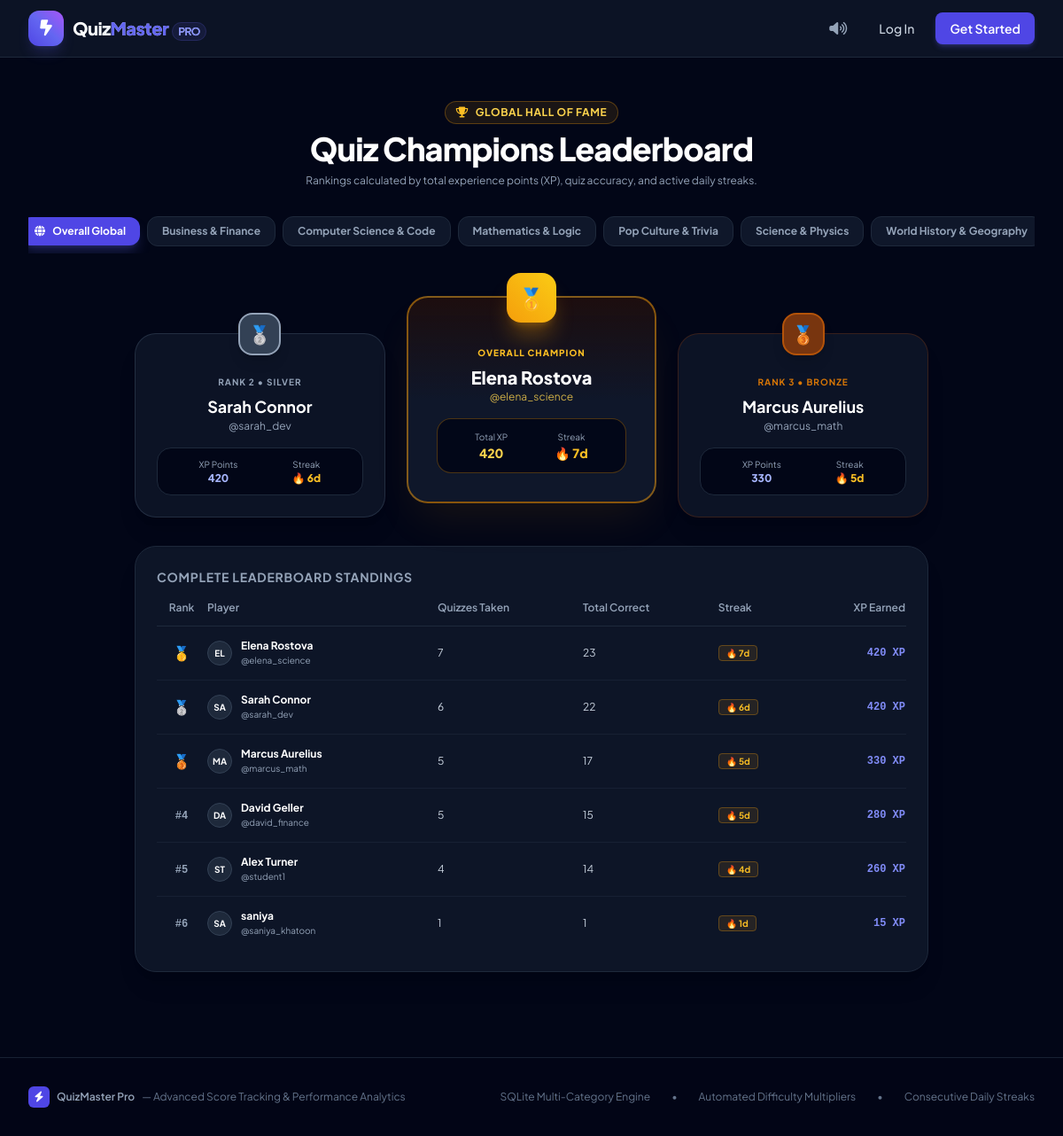
The app's page /leaderboard with its own data.
### tables this page shows
CREATE TABLE categories (
            id INTEGER PRIMARY KEY AUTOINCREMENT,
            name TEXT UNIQUE NOT NULL,
            slug TEXT UNIQUE NOT NULL,
            description TEXT,
            icon TEXT DEFAULT 'folder',
            color TEXT DEFAULT 'indigo'
        );

CREATE TABLE users (
            id INTEGER PRIMARY KEY AUTOINCREMENT,
            username TEXT UNIQUE NOT NULL,
            email TEXT UNIQUE NOT NULL,
            password_hash TEXT NOT NULL,
            full_name TEXT NOT NULL,
            avatar TEXT DEFAULT 'avatar1.png',
            role TEXT DEFAULT 'user', -- 'user' or 'admin'
            total_score INTEGER DEFAULT 0,
            xp INTEGER DEFAULT 0,
            quizzes_taken INTEGER DEFAULT 0,
            current_streak INTEGER DEFAULT 0,
            longest_streak INTEGER DEFAULT 0,
            last_quiz_date TEXT,
            created_at TIMESTAMP DEFAULT CURRENT_TIMESTAMP
        );

### app.py (the view)
@app.route('/leaderboard')
def leaderboard():
    category_id = request.args.get('category', 'all')
    categories = models.get_categories()
    rankings = models.get_leaderboard(category_id=category_id, limit=25)
    current_user_rank = None
    if 'user_id' in session:
        for idx, r in enumerate(rankings, 1):
            if r['id'] == session['user_id']:
                current_user_rank = r
                break
    return render_template(
        'leaderboard.html',
        categories=categories,
        rankings=rankings,
        selected_category=category_id,
        current_user_rank=current_user_rank
    )

### app.py (called while the page is built)
@app.context_processor
def inject_user():
    current_user = None
    if 'user_id' in session:
        current_user = models.get_user_by_id(session['user_id'])
    return dict(current_user=current_user)

### models.py (called while the page is built)
def get_db():
    conn = sqlite3.connect(DB_PATH)
    conn.row_factory = sqlite3.Row
    return conn

def get_categories():
    conn = get_db()
    cursor = conn.cursor()
    cursor.execute('''
        SELECT c.*, COUNT(q.id) as question_count
        FROM categories c
        LEFT JOIN questions q ON c.id = q.category_id
        GROUP BY c.id ORDER BY c.name ASC
    ''')
    cats = [dict(row) for row in cursor.fetchall()]
    conn.close()
    return cats

### templates/leaderboard.html (shortened to what this page needs)
{% extends "base.html" %}
{% block content %}
<div class="max-w-7xl mx-auto px-4 sm:px-6 lg:px-8 py-8 space-y-8">
    <div class="text-center max-w-2xl mx-auto space-y-2">
        <div class="inline-flex items-center gap-2 px-3 py-1 rounded-full text-xs font-bold uppercase tracking-wider bg-amber-500/10 text-amber-300 border border-amber-500/30">
            <i class="fa-solid fa-trophy text-amber-400"></i> Global Hall of Fame
        </div>
        <h1 class="text-3xl sm:text-4xl font-extrabold text-white tracking-tight">
            Quiz Champions Leaderboard
        </h1>
        <p class="text-xs text-slate-400">
            Rankings calculated by total experience points (XP), quiz accuracy, and active daily streaks.
        </p>
    </div>
    <div class="flex items-center justify-center gap-2 overflow-x-auto pb-2">
        <a href="{{ url_for('leaderboard', category='all') }}" class="px-4 py-2 rounded-xl text-xs font-bold transition-all whitespace-nowrap {{ 'bg-brand-600 text-white shadow-lg shadow-brand-500/25' if selected_category == 'all' or not selected_category else 'bg-slate-900 text-slate-400 hover:text-white border border-slate-800' }}">
            <i class="fa-solid fa-globe mr-1.5"></i> Overall Global
        </a>
        {% for cat in categories %}
        <a href="{{ url_for('leaderboard', category=cat.id) }}" class="px-4 py-2 rounded-xl text-xs font-bold transition-all whitespace-nowrap {{ 'bg-brand-600 text-white shadow-lg shadow-brand-500/25' if selected_category == cat.id|string else 'bg-slate-900 text-slate-400 hover:text-white border border-slate-800' }}">
            {{ cat.name }}
        </a>
        {% endfor %}
    </div>
    {% if rankings|length >= 3 %}
    <div class="grid grid-cols-1 md:grid-cols-3 gap-6 max-w-4xl mx-auto items-end pt-8">
        <div class="order-2 md:order-1 p-6 rounded-3xl bg-slate-900/80 border border-slate-700/60 text-center relative shadow-xl hover:-translate-y-1 transition-transform">
            <div class="absolute -top-6 left-1/2 -translate-x-1/2 w-12 h-12 rounded-2xl bg-slate-700 border-2 border-slate-400 flex items-center justify-center text-xl shadow-lg">
                🥈
            </div>
            <div class="mt-4">
                <span class="text-[10px] font-bold uppercase tracking-widest text-slate-400">Rank 2 • Silver</span>
                <h3 class="text-lg font-bold text-white mt-1">{{ rankings[1].full_name }}</h3>
                <p class="text-xs text-slate-400">@{{ rankings[1].username }}</p>
                <div class="mt-4 py-2.5 px-4 rounded-2xl bg-slate-950 border border-slate-800 flex items-center justify-around text-xs">
                    <div>
                        <span class="text-slate-400 block text-[10px]">XP Points</span>
                        <span class="font-extrabold text-indigo-300">{{ rankings[1].total_xp }}</span>
                    </div>
                    <div>
                        <span class="text-slate-400 block text-[10px]">Streak</span>
                        <span class="font-extrabold text-amber-400">🔥 {{ rankings[1].current_streak }}d</span>
                    </div>
                </div>
            </div>
        </div>
        <div class="order-1 md:order-2 p-8 rounded-3xl bg-gradient-to-b from-amber-950/40 via-slate-900 to-slate-900 border-2 border-amber-500/50 text-center relative shadow-2xl shadow-amber-500/10 md:-translate-y-4 hover:-translate-y-5 transition-transform">
            <div class="absolute -top-7 left-1/2 -translate-x-1/2 w-14 h-14 rounded-2xl bg-gradient-to-tr from-amber-500 to-yellow-400 text-slate-950 flex items-center justify-center text-2xl shadow-xl shadow-amber-500/30">
                🥇
            </div>
            <div class="mt-4">
                <span class="text-[10px] font-extrabold uppercase tracking-widest text-amber-400">Overall Champion</span>
                <h3 class="text-xl font-extrabold text-white mt-1">{{ rankings[0].full_name }}</h3>
                <p class="text-xs text-amber-300/80">@{{ rankings[0].username }}</p>
                <div class="mt-4 py-3 px-4 rounded-2xl bg-slate-950/90 border border-amber-500/30 flex items-center justify-around text-xs">
                    <div>
                        <span class="text-slate-400 block text-[10px]">Total XP</span>
                        <span class="font-extrabold text-amber-300 text-sm">{{ rankings[0].total_xp }}</span>
                    </div>
                    <div>
                        <span class="text-slate-400 block text-[10px]">Streak</span>
                        <span class="font-extrabold text-amber-400 text-sm">🔥 {{ rankings[0].current_streak }}d</span>
                    </div>
                </div>
            </div>
        </div>
        <div class="order-3 p-6 rounded-3xl bg-slate-900/80 border border-amber-900/40 text-center relative shadow-xl hover:-translate-y-1 transition-transform">
            <div class="absolute -top-6 left-1/2 -translate-x-1/2 w-12 h-12 rounded-2xl bg-amber-900 border-2 border-amber-700 flex items-center justify-center text-xl shadow-lg">
                🥉
            </div>
            <div class="mt-4">
                <span class="text-[10px] font-bold uppercase tracking-widest text-amber-600">Rank 3 • Bronze</span>
                <h3 class="text-lg font-bold text-white mt-1">{{ rankings[2].full_name }}</h3>
                <p class="text-xs text-slate-400">@{{ rankings[2].username }}</p>
                <div class="mt-4 py-2.5 px-4 rounded-2xl bg-slate-950 border border-slate-800 flex items-center justify-around text-xs">
                    <div>
                        <span class="text-slate-400 block text-[10px]">XP Points</span>
                        <span class="font-extrabold text-indigo-300">{{ rankings[2].total_xp }}</span>
                    </div>
                    <div>
                        <span class="text-slate-400 block text-[10px]">Streak</span>
                        <span class="font-extrabold text-amber-400">🔥 {{ rankings[2].current_streak }}d</span>
                    </div>
                </div>
            </div>
        </div>
    </div>
    {% endif %}
    <div class="max-w-4xl mx-auto p-6 rounded-3xl bg-slate-900/90 border border-slate-800 shadow-xl">
        <h3 class="text-sm font-bold uppercase tracking-wider text-slate-400 mb-4">Complete Leaderboard Standings</h3>
        <div class="overflow-x-auto">
            <table class="w-full text-left text-xs">
                <thead>
                    <tr class="text-slate-400 border-b border-slate-800">
                        <th class="pb-3 font-semibold text-center w-14">Rank</th>
                        <th class="pb-3 font-semibold">Player</th>
                        <th class="pb-3 font-semibold">Quizzes Taken</th>
                        <th class="pb-3 font-semibold">Total Correct</th>
                        <th class="pb-3 font-semibold">Streak</th>
                        <th class="pb-3 font-semibold text-right">XP Earned</th>
                    </tr>
                </thead>
                <tbody class="divide-y divide-slate-800/60">
                    {% for p in rankings %}
                    <tr class="hover:bg-slate-800/40 transition-colors {{ 'bg-brand-600/10' if current_user and p.id == current_user.id else '' }}">
                        <td class="py-3.5 text-center font-bold">
                            {% if p.rank == 1 %}
                                <span class="text-base">🥇</span>
                            {% elif p.rank == 2 %}
                                <span class="text-base">🥈</span>
                            {% elif p.rank == 3 %}
                                <span class="text-base">🥉</span>
                            {% else %}
                                <span class="text-slate-400 font-mono">#{{ p.rank }}</span>
                            {% endif %}
                        </td>
                        <td class="py-3.5">
                            <div class="flex items-center gap-2.5">
                                <div class="w-7 h-7 rounded-full bg-slate-800 border border-slate-700 flex items-center justify-center font-bold text-[10px] text-white uppercase">
                                    {{ p.username[:2] }}
                                </div>
                                <div>
                                    <span class="font-bold text-white block">{{ p.full_name }}</span>
                                    <span class="text-[10px] text-slate-400">@{{ p.username }}</span>
                                </div>
                            </div>
                        </td>
                        <td class="py-3.5 text-slate-300">{{ p.quizzes_taken }}</td>
                        <td class="py-3.5 text-slate-300">{{ p.total_correct }}</td>
                        <td class="py-3.5">
                            <span class="px-2 py-0.5 rounded text-[10px] font-bold bg-amber-500/10 text-amber-400 border border-amber-500/30">
                                🔥 {{ p.current_streak }}d
                            </span>
                        </td>
                        <td class="py-3.5 text-right font-bold text-indigo-400 font-mono">
                            {{ p.total_xp }} XP
                        </td>
                    </tr>
                    {% endfor %}
                </tbody>
            </table>
        </div>
    </div>
</div>
{% endblock %}

### templates/base.html (style rules this page uses)
body { font-family: 'Plus Jakarta Sans', sans-serif; }

### records on screen
categories: name "Business & Finance"
categories: name "Computer Science & Code"
categories: name "Mathematics & Logic"
categories: name "Pop Culture & Trivia"
categories: name "Science & Physics"
categories: name "World History & Geography"
users: full_name "Sarah Connor", username "sarah_dev", xp "420", current_streak "6", username "SA", quizzes_taken "6", total_correct "22", total_xp "420"
users: full_name "Elena Rostova", username "elena_science", xp "420", current_streak "7", username "EL", quizzes_taken "7", total_correct "23", total_xp "420"
users: full_name "Marcus Aurelius", username "marcus_math", xp "330", current_streak "5", username "MA", quizzes_taken "5", total_correct "17", total_xp "330"
users: rank "4", username "DA", full_name "David Geller", username "david_finance", quizzes_taken "5", total_correct "15", current_streak "5", total_xp "280"
users: rank "5", username "ST", full_name "Alex Turner", username "student1", quizzes_taken "4", total_correct "14", current_streak "4", total_xp "260"
users: rank "6", username "SA", full_name "saniya", username "saniya_khatoon", quizzes_taken "1", total_correct "1", current_streak "1", total_xp "15"
